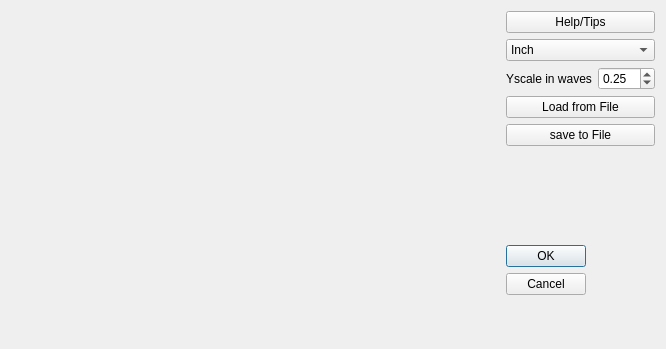
<?xml version="1.0" encoding="UTF-8"?>
<ui version="4.0">
 <class>UserDrawnProfileDlg</class>
 <widget class="QDialog" name="UserDrawnProfileDlg">
  <property name="geometry">
   <rect>
    <x>0</x>
    <y>0</y>
    <width>666</width>
    <height>349</height>
   </rect>
  </property>
  <property name="windowTitle">
   <string>User Drawn Profile</string>
  </property>
  <layout class="QHBoxLayout" name="horizontalLayout_2" stretch="100,1">
   <item>
    <widget class="ArbitraryWavWidget" name="pww" native="true"/>
   </item>
   <item>
    <layout class="QVBoxLayout" name="verticalLayout">
     <item>
      <widget class="QPushButton" name="helpButton">
       <property name="text">
        <string>Help/Tips</string>
       </property>
      </widget>
     </item>
     <item>
      <widget class="QComboBox" name="cmbUnits">
       <item>
        <property name="text">
         <string>Inch</string>
        </property>
       </item>
       <item>
        <property name="text">
         <string>cm</string>
        </property>
       </item>
       <item>
        <property name="text">
         <string>mm</string>
        </property>
       </item>
       <item>
        <property name="text">
         <string/>
        </property>
       </item>
      </widget>
     </item>
     <item>
      <layout class="QHBoxLayout" name="horizontalLayout">
       <item>
        <widget class="QLabel" name="label">
         <property name="text">
          <string>Yscale in waves</string>
         </property>
        </widget>
       </item>
       <item>
        <widget class="QDoubleSpinBox" name="yScale">
         <property name="minimum">
          <double>0.010000000000000</double>
         </property>
         <property name="maximum">
          <double>10.000000000000000</double>
         </property>
         <property name="singleStep">
          <double>0.250000000000000</double>
         </property>
         <property name="value">
          <double>0.250000000000000</double>
         </property>
        </widget>
       </item>
      </layout>
     </item>
     <item>
      <widget class="QPushButton" name="load">
       <property name="text">
        <string>Load from File</string>
       </property>
      </widget>
     </item>
     <item>
      <widget class="QPushButton" name="save">
       <property name="text">
        <string>save to File</string>
       </property>
      </widget>
     </item>
     <item>
      <spacer name="verticalSpacer">
       <property name="orientation">
        <enum>Qt::Vertical</enum>
       </property>
       <property name="sizeHint" stdset="0">
        <size>
         <width>20</width>
         <height>40</height>
        </size>
       </property>
      </spacer>
     </item>
     <item>
      <widget class="QDialogButtonBox" name="buttonBox">
       <property name="orientation">
        <enum>Qt::Vertical</enum>
       </property>
       <property name="standardButtons">
        <set>QDialogButtonBox::Cancel|QDialogButtonBox::Ok</set>
       </property>
      </widget>
     </item>
    </layout>
   </item>
  </layout>
 </widget>
 <customwidgets>
  <customwidget>
   <class>ArbitraryWavWidget</class>
   <extends>QWidget</extends>
   <header>arbitrarywavwidget.h</header>
   <container>1</container>
  </customwidget>
 </customwidgets>
 <resources/>
 <connections>
  <connection>
   <sender>buttonBox</sender>
   <signal>accepted()</signal>
   <receiver>UserDrawnProfileDlg</receiver>
   <slot>accept()</slot>
   <hints>
    <hint type="sourcelabel">
     <x>248</x>
     <y>254</y>
    </hint>
    <hint type="destinationlabel">
     <x>157</x>
     <y>274</y>
    </hint>
   </hints>
  </connection>
  <connection>
   <sender>buttonBox</sender>
   <signal>rejected()</signal>
   <receiver>UserDrawnProfileDlg</receiver>
   <slot>reject()</slot>
   <hints>
    <hint type="sourcelabel">
     <x>316</x>
     <y>260</y>
    </hint>
    <hint type="destinationlabel">
     <x>286</x>
     <y>274</y>
    </hint>
   </hints>
  </connection>
 </connections>
</ui>
